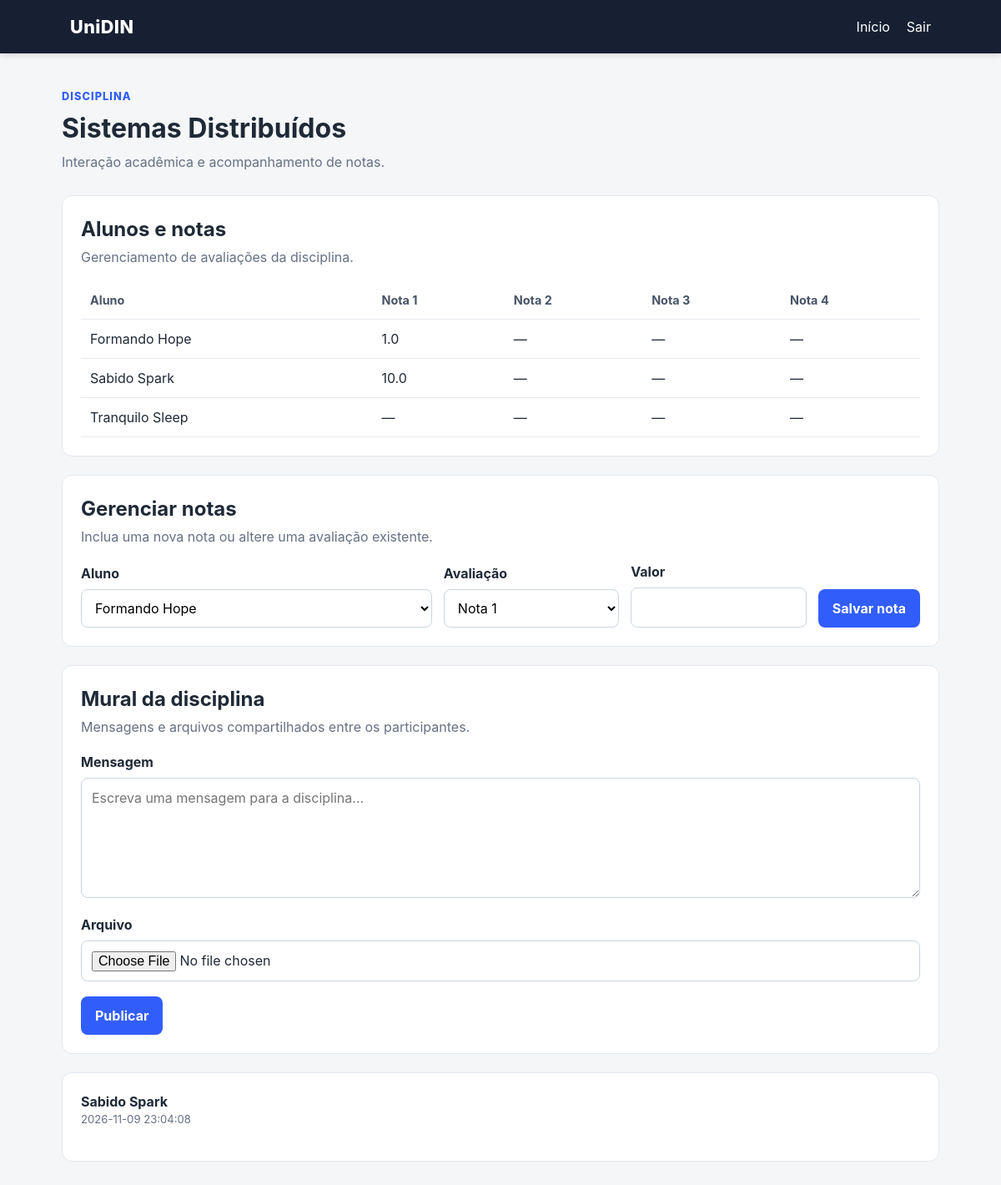
Page /disciplina/2 (signed in) on the committed database.
### tables this page shows
CREATE TABLE disciplines (
        id INTEGER PRIMARY KEY AUTOINCREMENT,
        name TEXT NOT NULL,
        professor_id INTEGER NOT NULL,
        FOREIGN KEY (professor_id) REFERENCES users(id)
    );

CREATE TABLE users (
        id INTEGER PRIMARY KEY AUTOINCREMENT,
        name TEXT NOT NULL,
        email TEXT NOT NULL UNIQUE,
        password TEXT NOT NULL,
        role TEXT NOT NULL CHECK(role IN ('professor','aluno'))
    );

CREATE TABLE grades (
        id INTEGER PRIMARY KEY AUTOINCREMENT,
        discipline_id INTEGER NOT NULL,
        student_id INTEGER NOT NULL,
        assessment INTEGER NOT NULL,
        value REAL NOT NULL,
        FOREIGN KEY (discipline_id) REFERENCES disciplines(id),
        FOREIGN KEY (student_id) REFERENCES users(id),
        UNIQUE(discipline_id, student_id, assessment)
    );

CREATE TABLE messages (
        id INTEGER PRIMARY KEY AUTOINCREMENT,
        discipline_id INTEGER NOT NULL,
        user_id INTEGER NOT NULL,
        body TEXT NOT NULL,
        original_filename TEXT,
        stored_filename TEXT,
        created_at TEXT NOT NULL DEFAULT CURRENT_TIMESTAMP,
        FOREIGN KEY (discipline_id) REFERENCES disciplines(id),
        FOREIGN KEY (user_id) REFERENCES users(id)
    );

### app.py (the view)
@app.route("/disciplina/<int:discipline_id>")
def disciplina(discipline_id):
    user = require_login()
    if user is None:
        return redirect(url_for("login"))
    discipline = discipline_for_user(discipline_id, user)
    if discipline is None:
        abort(403)
    conn = get_connection()
    messages = conn.execute("SELECT m.*, u.name AS author FROM messages m JOIN users u ON u.id=m.user_id WHERE m.discipline_id=? ORDER BY m.created_at DESC, m.id DESC", (discipline_id,)).fetchall()
    if user["role"] == "professor":
        students = conn.execute("SELECT u.id,u.name,u.email FROM users u JOIN enrollments e ON e.student_id=u.id WHERE e.discipline_id=? ORDER BY u.name", (discipline_id,)).fetchall()
        grades = conn.execute("SELECT g.*,u.name AS student_name FROM grades g JOIN users u ON u.id=g.student_id WHERE g.discipline_id=? ORDER BY u.name,g.assessment", (discipline_id,)).fetchall()
    else:
        students = []
        grades = conn.execute("SELECT * FROM grades WHERE discipline_id=? AND student_id=? ORDER BY assessment", (discipline_id,user["id"])).fetchall()
    conn.close()
    return render_template("disciplina.html", user=user, discipline=discipline, messages=messages, students=students, grades=grades)

### app.py (called while the page is built)
def current_user():
    if "user_id" not in session:
        return None
    conn = get_connection()
    user = conn.execute("SELECT * FROM users WHERE id = ?", (session["user_id"],)).fetchone()
    conn.close()
    return user

def require_login():
    return current_user()

def discipline_for_user(discipline_id, user):
    conn = get_connection()
    if user["role"] == "professor":
        discipline = conn.execute("SELECT * FROM disciplines WHERE id = ? AND professor_id = ?", (discipline_id, user["id"])).fetchone()
    else:
        discipline = conn.execute("SELECT d.* FROM disciplines d JOIN enrollments e ON e.discipline_id=d.id WHERE d.id=? AND e.student_id=?", (discipline_id, user["id"])).fetchone()
    conn.close()
    return discipline

### database.py (called while the page is built)
def get_connection():
    conn = sqlite3.connect(DB_PATH)
    conn.row_factory = sqlite3.Row
    return conn

### templates/disciplina.html (shortened to what this page needs)
{% extends "base.html" %}
{% block content %}
<div class="page-header">
    <div>
        <p class="eyebrow">Disciplina</p>
        <h1>{{ discipline['name'] }}</h1>
        <p>Interação acadêmica e acompanhamento de notas.</p>
    </div>
</div>
{% if user['role'] == 'professor' %}
<section class="panel">
    <div class="panel-title"><div><h2>Alunos e notas</h2><p>Gerenciamento de avaliações da disciplina.</p></div></div>
    <div class="table-wrap">
    <table>
        <thead><tr><th>Aluno</th><th>Nota 1</th><th>Nota 2</th><th>Nota 3</th><th>Nota 4</th></tr></thead>
        <tbody>
        {% for student in students %}
        <tr>
            <td>{{ student['name'] }}</td>
            {% for assessment in range(1,5) %}
            <td>
                {% set ns = namespace(value='') %}
                {% for grade in grades %}
                    {% if grade['student_id'] == student['id'] and grade['assessment'] == assessment %}{% set ns.value = grade['value'] %}{% endif %}
                {% endfor %}
                {{ ns.value if ns.value != '' else '—' }}
            </td>
            {% endfor %}
        </tr>
        {% endfor %}
        </tbody>
    </table>
    </div>
</section>
<section class="panel">
    <div class="panel-title"><div><h2>Gerenciar notas</h2><p>Inclua uma nova nota ou altere uma avaliação existente.</p></div></div>
    <form class="form-grid" method="get" action="{{ url_for('save_grade', discipline_id=discipline['id']) }}">
        <div><label for="student_id">Aluno</label><select id="student_id" name="student_id" required>{% for student in students %}<option value="{{ student['id'] }}">{{ student['name'] }}</option>{% endfor %}</select></div>
        <div><label for="assessment">Avaliação</label><select id="assessment" name="assessment" required><option value="1">Nota 1</option></select></div>
        <div><label for="value">Valor</label><input id="value" name="value" type="number" min="0" max="10" step="0.1" required></div>
        <div class="form-action"><button type="submit">Salvar nota</button></div>
    </form>
</section>
{% endif %}
<section class="panel">
    <div class="panel-title"><div><h2>Mural da disciplina</h2><p>Mensagens e arquivos compartilhados entre os participantes.</p></div></div>
    <form id="message-form" method="post" action="{{ url_for('add_message', discipline_id=discipline['id']) }}" enctype="multipart/form-data">
        <label for="body">Mensagem</label>
        <textarea id="body" name="body" rows="5" placeholder="Escreva uma mensagem para a disciplina..."></textarea>
        <label for="file">Arquivo</label>
        <input id="file" name="file" type="file">
        <button type="submit">Publicar</button>
    </form>
</section>
<section class="messages">
{% for message in messages %}
<article class="message">
    <div class="message-head">
        <div><strong>{{ message['author'] }}</strong><span>{{ message['created_at'] }}</span></div>
    </div>
</article>
{% else %}
<p class="empty">Ainda não há mensagens nesta disciplina.</p>
{% endfor %}
</section>
{% endblock %}

### templates/base.html (shortened to what this page needs)
<!doctype html>
<html lang="pt-BR">
<head>
    <link rel="stylesheet" href="{{ url_for('static', filename='style.css') }}">
</head>
<body>
<header class="topbar">
    <div class="brand">UniDIN</div>
    {% if session.get('user_id') %}
    <nav>
        <a href="{{ url_for('index') }}">Início</a>
        <a href="{{ url_for('logout') }}">Sair</a>
    </nav>
    {% endif %}
</header>
<main class="container">
    {% block content %}{% endblock %}
</main>
</body>
</html>

### static/style.css (style rules this page uses)
:root { font-family:Inter,system-ui,-apple-system,BlinkMacSystemFont,"Segoe UI",sans-serif;color:#1f2937;background:#f4f6f8;line-height:1.5 }
* { box-sizing:border-box }
body { margin:0 }
.topbar { height:64px;background:#172033;color:#fff;display:flex;align-items:center;justify-content:space-between;padding:0 7%;box-shadow:0 2px 8px #0002 }
.brand { font-weight:800;font-size:1.35rem;letter-spacing:.02em }
.topbar nav { display:flex;gap:20px }
.topbar a { color:#fff;text-decoration:none }
.container { max-width:1100px;margin:0 auto;padding:42px 24px }
label { display:block;font-weight:650;margin:14px 0 7px }
input,select,textarea { width:100%;padding:11px 12px;border:1px solid #cbd5e1;border-radius:8px;background:#fff;font:inherit }
textarea { resize:vertical }
button,.button { display:inline-block;margin-top:18px;background:#315efb;color:#fff;border:0;border-radius:8px;padding:11px 17px;font:inherit;font-weight:700;text-decoration:none;cursor:pointer }
.page-header { margin-bottom:28px }
.eyebrow { color:#315efb;font-size:.8rem;text-transform:uppercase;font-weight:800;letter-spacing:.08em;margin:0 0 5px }
.page-header h1 { margin:0 0 4px;font-size:2rem }
.page-header p:last-child { color:#667085;margin:0 }
.card,.panel,.message { background:#fff;border:1px solid #e3e8ef;border-radius:12px;padding:22px }
.panel { margin-bottom:22px }
.panel-title { display:flex;justify-content:space-between;gap:20px;margin-bottom:18px }
.panel-title h2 { margin:0 }
.panel-title p { margin:3px 0 0;color:#667085 }
.table-wrap { overflow-x:auto }
table { width:100%;border-collapse:collapse }
th,td { text-align:left;padding:11px;border-bottom:1px solid #e6eaf0 }
th { font-size:.9rem;color:#475467 }
.form-grid { display:grid;grid-template-columns:2fr 1fr 1fr auto;gap:14px;align-items:end }
.form-grid label { margin-top:0 }
.form-action button { margin-top:0 }
.messages { display:grid;gap:14px }
.message-head { display:flex;justify-content:space-between;gap:16px;align-items:flex-start }
.message-head div { display:flex;flex-direction:column }
.message-head span { color:#667085;font-size:.82rem }

### rows in the picture
disciplines: name "Sistemas Distribuídos"
users: name "Formando Hope", value "—" "—" "—"
grades: value "1.0"
users: name "Sabido Spark", value "—" "—" "—"
grades: value "10.0"
users: name "Tranquilo Sleep", value "—" "—" "—" "—"
messages: author "Sabido Spark", created_at "2026-11-09 23:04:08"

### other values in the picture
form field student_id "Formando Hope"
